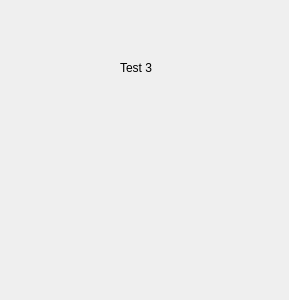
<?xml version="1.0" encoding="UTF-8"?>
<ui version="4.0">
 <class>physicalW</class>
 <widget class="QWidget" name="physicalW">
  <property name="geometry">
   <rect>
    <x>0</x>
    <y>0</y>
    <width>289</width>
    <height>300</height>
   </rect>
  </property>
  <property name="windowTitle">
   <string>Form</string>
  </property>
  <widget class="QLabel" name="label">
   <property name="geometry">
    <rect>
     <x>120</x>
     <y>60</y>
     <width>49</width>
     <height>16</height>
    </rect>
   </property>
   <property name="text">
    <string>Test 3</string>
   </property>
  </widget>
 </widget>
 <resources/>
 <connections/>
</ui>
